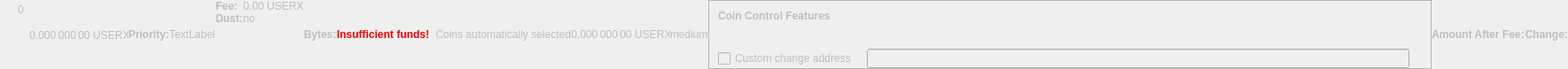
    <widget class="QWidget" name="dummyHideWidget" native="true">
     <property name="enabled">
      <bool>false</bool>
     </property>
     <property name="maximumSize">
      <size>
       <width>100</width>
       <height>22</height>
      </size>
     </property>
     <layout class="QHBoxLayout" name="dummyHideLayout">
      <property name="spacing">
       <number>0</number>
      </property>
      <property name="leftMargin">
       <number>0</number>
      </property>
      <property name="topMargin">
       <number>0</number>
      </property>
      <property name="rightMargin">
       <number>0</number>
      </property>
      <property name="bottomMargin">
       <number>0</number>
      </property>
      <item>
       <layout class="QFormLayout" name="formLayoutCoinControl1">
        <property name="horizontalSpacing">
         <number>10</number>
        </property>
        <property name="verticalSpacing">
         <number>14</number>
        </property>
        <property name="leftMargin">
         <number>10</number>
        </property>
        <property name="topMargin">
         <number>4</number>
        </property>
        <property name="rightMargin">
         <number>6</number>
        </property>
        <item row="0" column="1">
         <widget class="QLabel" name="labelCoinControlBytes">
          <property name="cursor">
           <cursorShape>IBeamCursor</cursorShape>
          </property>
          <property name="contextMenuPolicy">
           <enum>Qt::ActionsContextMenu</enum>
          </property>
          <property name="text">
           <string notr="true">0</string>
          </property>
          <property name="textInteractionFlags">
           <set>Qt::LinksAccessibleByMouse|Qt::TextSelectableByKeyboard|Qt::TextSelectableByMouse</set>
          </property>
         </widget>
        </item>
       </layout>
      </item>
      <item>
       <widget class="QLabel" name="labelCoinControlAfterFee">
        <property name="enabled">
         <bool>false</bool>
        </property>
        <property name="sizePolicy">
         <sizepolicy hsizetype="Fixed" vsizetype="Fixed">
          <horstretch>0</horstretch>
          <verstretch>0</verstretch>
         </sizepolicy>
        </property>
        <property name="minimumSize">
         <size>
          <width>111</width>
          <height>12</height>
         </size>
        </property>
        <property name="maximumSize">
         <size>
          <width>111</width>
          <height>12</height>
         </size>
        </property>
        <property name="cursor">
         <cursorShape>IBeamCursor</cursorShape>
        </property>
        <property name="contextMenuPolicy">
         <enum>Qt::ActionsContextMenu</enum>
        </property>
        <property name="text">
         <string notr="true">0.000 000 00 USERX</string>
        </property>
        <property name="textInteractionFlags">
         <set>Qt::LinksAccessibleByMouse|Qt::TextSelectableByKeyboard|Qt::TextSelectableByMouse</set>
        </property>
       </widget>
      </item>
      <item>
       <widget class="QLabel" name="labelCoinControlPriorityText">
        <property name="enabled">
         <bool>false</bool>
        </property>
        <property name="font">
         <font>
          <weight>75</weight>
          <bold>true</bold>
         </font>
        </property>
        <property name="text">
         <string>Priority:</string>
        </property>
       </widget>
      </item>
      <item>
       <layout class="QHBoxLayout" name="horizontalLayout">
        <item>
         <widget class="QLabel" name="WarningLabel">
          <property name="text">
           <string>TextLabel</string>
          </property>
         </widget>
        </item>
       </layout>
      </item>
      <item>
       <layout class="QFormLayout" name="formLayoutCoinControl3">
        <property name="horizontalSpacing">
         <number>0</number>
        </property>
        <property name="verticalSpacing">
         <number>0</number>
        </property>
        <property name="leftMargin">
         <number>0</number>
        </property>
        <property name="topMargin">
         <number>0</number>
        </property>
        <property name="rightMargin">
         <number>0</number>
        </property>
        <item row="0" column="0">
         <widget class="QLabel" name="labelCoinControlFeeText">
          <property name="enabled">
           <bool>false</bool>
          </property>
          <property name="font">
           <font>
            <weight>75</weight>
            <bold>true</bold>
           </font>
          </property>
          <property name="text">
           <string>Fee:</string>
          </property>
          <property name="margin">
           <number>0</number>
          </property>
         </widget>
        </item>
        <item row="0" column="1">
         <widget class="QLabel" name="labelCoinControlFee">
          <property name="enabled">
           <bool>false</bool>
          </property>
          <property name="cursor">
           <cursorShape>IBeamCursor</cursorShape>
          </property>
          <property name="contextMenuPolicy">
           <enum>Qt::ActionsContextMenu</enum>
          </property>
          <property name="text">
           <string notr="true">0.00 USERX</string>
          </property>
          <property name="textInteractionFlags">
           <set>Qt::LinksAccessibleByMouse|Qt::TextSelectableByKeyboard|Qt::TextSelectableByMouse</set>
          </property>
         </widget>
        </item>
        <item row="1" column="0">
         <widget class="QLabel" name="labelCoinControlLowOutputText">
          <property name="enabled">
           <bool>false</bool>
          </property>
          <property name="font">
           <font>
            <weight>75</weight>
            <bold>true</bold>
           </font>
          </property>
          <property name="text">
           <string>Dust:</string>
          </property>
         </widget>
        </item>
        <item row="1" column="1">
         <widget class="QLabel" name="labelCoinControlLowOutput">
          <property name="enabled">
           <bool>false</bool>
          </property>
          <property name="cursor">
           <cursorShape>IBeamCursor</cursorShape>
          </property>
          <property name="contextMenuPolicy">
           <enum>Qt::ActionsContextMenu</enum>
          </property>
          <property name="text">
           <string>no</string>
          </property>
          <property name="textInteractionFlags">
           <set>Qt::LinksAccessibleByMouse|Qt::TextSelectableByKeyboard|Qt::TextSelectableByMouse</set>
          </property>
         </widget>
        </item>
       </layout>
      </item>
      <item>
       <widget class="QLabel" name="labelCoinControlBytesText">
        <property name="enabled">
         <bool>false</bool>
        </property>
        <property name="font">
         <font>
          <weight>75</weight>
          <bold>true</bold>
         </font>
        </property>
        <property name="text">
         <string>Bytes:</string>
        </property>
       </widget>
      </item>
      <item>
       <layout class="QFormLayout" name="formLayoutCoinControl2">
        <property name="horizontalSpacing">
         <number>0</number>
        </property>
        <property name="verticalSpacing">
         <number>0</number>
        </property>
        <property name="leftMargin">
         <number>0</number>
        </property>
        <property name="topMargin">
         <number>0</number>
        </property>
        <property name="rightMargin">
         <number>0</number>
        </property>
       </layout>
      </item>
      <item>
       <layout class="QHBoxLayout" name="horizontalLayoutCoinControl2">
        <property name="spacing">
         <number>0</number>
        </property>
        <property name="bottomMargin">
         <number>0</number>
        </property>
       </layout>
      </item>
      <item>
       <widget class="QLabel" name="labelCoinControlInsuffFunds">
        <property name="enabled">
         <bool>false</bool>
        </property>
        <property name="minimumSize">
         <size>
          <width>0</width>
          <height>0</height>
         </size>
        </property>
        <property name="font">
         <font>
          <weight>75</weight>
          <bold>true</bold>
         </font>
        </property>
        <property name="styleSheet">
         <string notr="true">color:red;font-weight:bold;</string>
        </property>
        <property name="text">
         <string>Insufficient funds!</string>
        </property>
        <property name="margin">
         <number>5</number>
        </property>
       </widget>
      </item>
      <item>
       <layout class="QFormLayout" name="formLayoutCoinControl4">
        <property name="horizontalSpacing">
         <number>0</number>
        </property>
        <property name="verticalSpacing">
         <number>0</number>
        </property>
        <property name="leftMargin">
         <number>0</number>
        </property>
        <property name="topMargin">
         <number>0</number>
        </property>
        <property name="rightMargin">
         <number>0</number>
        </property>
       </layout>
      </item>
      <item>
       <widget class="QLabel" name="labelCoinControlChangeLabel">
        <property name="enabled">
         <bool>false</bool>
        </property>
        <property name="sizePolicy">
         <sizepolicy hsizetype="Preferred" vsizetype="Expanding">
          <horstretch>0</horstretch>
          <verstretch>0</verstretch>
         </sizepolicy>
        </property>
        <property name="minimumSize">
         <size>
          <width>0</width>
          <height>0</height>
         </size>
        </property>
        <property name="text">
         <string/>
        </property>
        <property name="margin">
         <number>3</number>
        </property>
       </widget>
      </item>
      <item>
       <widget class="QLabel" name="labelCoinControlAutomaticallySelected">
        <property name="enabled">
         <bool>false</bool>
        </property>
        <property name="sizePolicy">
         <sizepolicy hsizetype="Fixed" vsizetype="Fixed">
          <horstretch>0</horstretch>
          <verstretch>0</verstretch>
         </sizepolicy>
        </property>
        <property name="minimumSize">
         <size>
          <width>0</width>
          <height>0</height>
         </size>
        </property>
        <property name="maximumSize">
         <size>
          <width>240</width>
          <height>16777215</height>
         </size>
        </property>
        <property name="text">
         <string>Coins automatically selected</string>
        </property>
        <property name="margin">
         <number>5</number>
        </property>
       </widget>
      </item>
      <item>
       <widget class="QLabel" name="labelCoinControlChange">
        <property name="enabled">
         <bool>false</bool>
        </property>
        <property name="sizePolicy">
         <sizepolicy hsizetype="Fixed" vsizetype="Fixed">
          <horstretch>0</horstretch>
          <verstretch>0</verstretch>
         </sizepolicy>
        </property>
        <property name="minimumSize">
         <size>
          <width>111</width>
          <height>0</height>
         </size>
        </property>
        <property name="maximumSize">
         <size>
          <width>111</width>
          <height>16777215</height>
         </size>
        </property>
        <property name="cursor">
         <cursorShape>IBeamCursor</cursorShape>
        </property>
        <property name="contextMenuPolicy">
         <enum>Qt::ActionsContextMenu</enum>
        </property>
        <property name="text">
         <string notr="true">0.000 000 00 USERX</string>
        </property>
        <property name="textInteractionFlags">
         <set>Qt::LinksAccessibleByMouse|Qt::TextSelectableByKeyboard|Qt::TextSelectableByMouse</set>
        </property>
       </widget>
      </item>
      <item>
       <widget class="QLabel" name="labelCoinControlPriority">
        <property name="enabled">
         <bool>false</bool>
        </property>
        <property name="cursor">
         <cursorShape>IBeamCursor</cursorShape>
        </property>
        <property name="contextMenuPolicy">
         <enum>Qt::ActionsContextMenu</enum>
        </property>
        <property name="text">
         <string>medium</string>
        </property>
        <property name="textInteractionFlags">
         <set>Qt::LinksAccessibleByMouse|Qt::TextSelectableByKeyboard|Qt::TextSelectableByMouse</set>
        </property>
       </widget>
      </item>
      <item>
       <widget class="QFrame" name="frameCoinControl">
        <property name="sizePolicy">
         <sizepolicy hsizetype="Expanding" vsizetype="Expanding">
          <horstretch>0</horstretch>
          <verstretch>0</verstretch>
         </sizepolicy>
        </property>
        <property name="maximumSize">
         <size>
          <width>16777215</width>
          <height>16777215</height>
         </size>
        </property>
        <property name="frameShape">
         <enum>QFrame::StyledPanel</enum>
        </property>
        <property name="frameShadow">
         <enum>QFrame::Sunken</enum>
        </property>
        <layout class="QVBoxLayout" name="verticalLayoutCoinControl2_2">
         <property name="spacing">
          <number>0</number>
         </property>
         <property name="leftMargin">
          <number>0</number>
         </property>
         <property name="topMargin">
          <number>0</number>
         </property>
         <property name="rightMargin">
          <number>0</number>
         </property>
         <property name="bottomMargin">
          <number>0</number>
         </property>
         <item>
          <layout class="QVBoxLayout" name="verticalLayoutCoinControl" stretch="0,0,0,1">
           <property name="spacing">
            <number>0</number>
           </property>
           <property name="leftMargin">
            <number>10</number>
           </property>
           <property name="topMargin">
            <number>10</number>
           </property>
           <item>
            <layout class="QHBoxLayout" name="horizontalLayoutCoinControl1">
             <property name="bottomMargin">
              <number>15</number>
             </property>
             <item>
              <widget class="QLabel" name="labelCoinControlFeatures">
               <property name="enabled">
                <bool>false</bool>
               </property>
               <property name="sizePolicy">
                <sizepolicy hsizetype="Preferred" vsizetype="Maximum">
                 <horstretch>0</horstretch>
                 <verstretch>0</verstretch>
                </sizepolicy>
               </property>
               <property name="font">
                <font>
                 <weight>75</weight>
                 <bold>true</bold>
                </font>
               </property>
               <property name="styleSheet">
                <string notr="true">font-weight:bold;</string>
               </property>
               <property name="text">
                <string>Coin Control Features</string>
               </property>
              </widget>
             </item>
            </layout>
           </item>
           <item>
            <widget class="QWidget" name="widgetCoinControl" native="true">
             <property name="sizePolicy">
              <sizepolicy hsizetype="Preferred" vsizetype="Preferred">
               <horstretch>0</horstretch>
               <verstretch>0</verstretch>
              </sizepolicy>
             </property>
             <property name="minimumSize">
              <size>
               <width>0</width>
               <height>0</height>
              </size>
             </property>
             <property name="styleSheet">
              <string notr="true"/>
             </property>
             <layout class="QHBoxLayout" name="horizontalLayoutCoinControl5_2">
              <property name="leftMargin">
               <number>0</number>
              </property>
              <property name="topMargin">
               <number>0</number>
              </property>
              <property name="rightMargin">
               <number>0</number>
              </property>
              <property name="bottomMargin">
               <number>0</number>
              </property>
              <item>
               <layout class="QHBoxLayout" name="horizontalLayoutCoinControl3">
                <property name="spacing">
                 <number>20</number>
                </property>
                <property name="topMargin">
                 <number>0</number>
                </property>
                <property name="bottomMargin">
                 <number>10</number>
                </property>
               </layout>
              </item>
             </layout>
            </widget>
           </item>
           <item>
            <layout class="QHBoxLayout" name="horizontalLayoutCoinControl4" stretch="0,0,0">
             <property name="spacing">
              <number>12</number>
             </property>
             <property name="sizeConstraint">
              <enum>QLayout::SetDefaultConstraint</enum>
             </property>
             <property name="topMargin">
              <number>5</number>
             </property>
             <property name="rightMargin">
              <number>5</number>
             </property>
             <item>
              <widget class="QCheckBox" name="checkBoxCoinControlChange">
               <property name="enabled">
                <bool>false</bool>
               </property>
               <property name="toolTip">
                <string>If this is activated, but the change address is empty or invalid, change will be sent to a newly generated address.</string>
               </property>
               <property name="text">
                <string>Custom change address</string>
               </property>
              </widget>
             </item>
             <item>
              <widget class="QValidatedLineEdit" name="lineEditCoinControlChange">
               <property name="enabled">
                <bool>false</bool>
               </property>
               <property name="sizePolicy">
                <sizepolicy hsizetype="Expanding" vsizetype="Fixed">
                 <horstretch>0</horstretch>
                 <verstretch>0</verstretch>
                </sizepolicy>
               </property>
              </widget>
             </item>
             <item>
              <widget class="QLabel" name="labelCoinControlChangeLabel_2">
               <property name="sizePolicy">
                <sizepolicy hsizetype="Preferred" vsizetype="Expanding">
                 <horstretch>0</horstretch>
                 <verstretch>0</verstretch>
                </sizepolicy>
               </property>
               <property name="minimumSize">
                <size>
                 <width>0</width>
                 <height>0</height>
                </size>
               </property>
               <property name="text">
                <string/>
               </property>
               <property name="margin">
                <number>3</number>
               </property>
              </widget>
             </item>
            </layout>
           </item>
           <item>
            <spacer name="verticalSpacerCoinControl">
             <property name="orientation">
              <enum>Qt::Vertical</enum>
             </property>
             <property name="sizeHint" stdset="0">
              <size>
               <width>800</width>
               <height>1</height>
              </size>
             </property>
            </spacer>
           </item>
          </layout>
         </item>
        </layout>
       </widget>
      </item>
      <item>
       <widget class="QLabel" name="labelCoinControlAfterFeeText">
        <property name="enabled">
         <bool>false</bool>
        </property>
        <property name="minimumSize">
         <size>
          <width>0</width>
          <height>0</height>
         </size>
        </property>
        <property name="maximumSize">
         <size>
          <width>16777215</width>
          <height>16777215</height>
         </size>
        </property>
        <property name="font">
         <font>
          <weight>75</weight>
          <bold>true</bold>
         </font>
        </property>
        <property name="text">
         <string>Amount After Fee:</string>
        </property>
        <property name="alignment">
         <set>Qt::AlignLeading|Qt::AlignLeft|Qt::AlignVCenter</set>
        </property>
        <property name="margin">
         <number>0</number>
        </property>
       </widget>
      </item>
      <item>
       <widget class="QLabel" name="labelCoinControlChangeText">
        <property name="enabled">
         <bool>false</bool>
        </property>
        <property name="sizePolicy">
         <sizepolicy hsizetype="Preferred" vsizetype="Preferred">
          <horstretch>0</horstretch>
          <verstretch>0</verstretch>
         </sizepolicy>
        </property>
        <property name="minimumSize">
         <size>
          <width>0</width>
          <height>0</height>
         </size>
        </property>
        <property name="maximumSize">
         <size>
          <width>16777215</width>
          <height>16777215</height>
         </size>
        </property>
        <property name="font">
         <font>
          <weight>75</weight>
          <bold>true</bold>
         </font>
        </property>
        <property name="text">
         <string>Change:</string>
        </property>
        <property name="alignment">
         <set>Qt::AlignLeading|Qt::AlignLeft|Qt::AlignVCenter</set>
        </property>
       </widget>
      </item>
     </layout>
    </widget>
